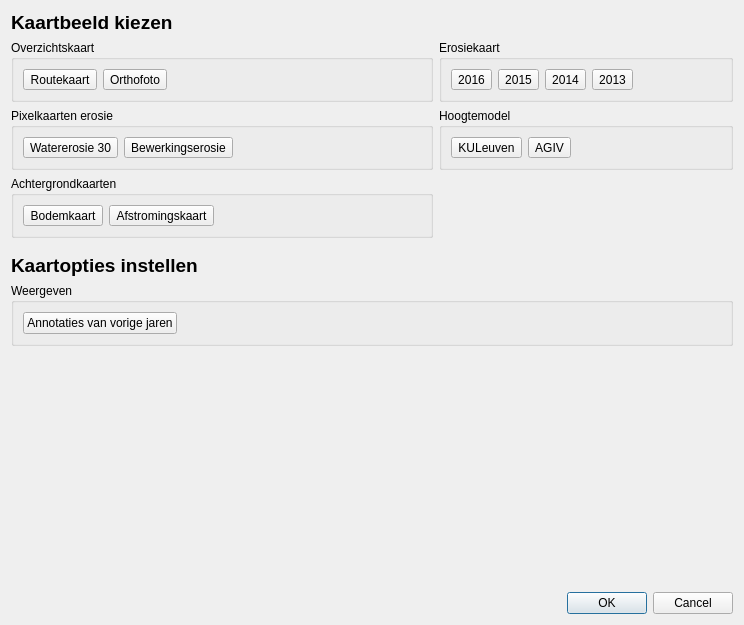
<?xml version="1.0" encoding="UTF-8"?>
<ui version="4.0">
 <class>MapSwitchDialog</class>
 <widget class="QDialog" name="MapSwitchDialog">
  <property name="geometry">
   <rect>
    <x>0</x>
    <y>0</y>
    <width>744</width>
    <height>625</height>
   </rect>
  </property>
  <property name="windowTitle">
   <string>Kies kaartbeeld</string>
  </property>
  <property name="modal">
   <bool>true</bool>
  </property>
  <layout class="QVBoxLayout" name="verticalLayout">
   <item>
    <widget class="QLabel" name="label">
     <property name="font">
      <font>
       <pointsize>14</pointsize>
       <weight>75</weight>
       <bold>true</bold>
      </font>
     </property>
     <property name="text">
      <string>Kaartbeeld kiezen</string>
     </property>
    </widget>
   </item>
   <item>
    <layout class="QGridLayout" name="gridLayout">
     <item row="0" column="0">
      <widget class="QGroupBox" name="groupBox">
       <property name="title">
        <string>Overzichtskaart</string>
       </property>
       <property name="flat">
        <bool>true</bool>
       </property>
       <layout class="QHBoxLayout" name="horizontalLayout">
        <item>
         <widget class="QToolButton" name="btn_routekaart">
          <property name="text">
           <string>Routekaart</string>
          </property>
          <property name="icon">
           <iconset resource="resources.qrc">
            <normaloff>:/icons/icons/map.png</normaloff>:/icons/icons/map.png</iconset>
          </property>
          <property name="iconSize">
           <size>
            <width>64</width>
            <height>64</height>
           </size>
          </property>
          <property name="toolButtonStyle">
           <enum>Qt::ToolButtonTextUnderIcon</enum>
          </property>
         </widget>
        </item>
        <item>
         <widget class="QToolButton" name="btn_orthofoto">
          <property name="text">
           <string>Orthofoto</string>
          </property>
          <property name="icon">
           <iconset resource="resources.qrc">
            <normaloff>:/icons/icons/map.png</normaloff>:/icons/icons/map.png</iconset>
          </property>
          <property name="iconSize">
           <size>
            <width>64</width>
            <height>64</height>
           </size>
          </property>
          <property name="toolButtonStyle">
           <enum>Qt::ToolButtonTextUnderIcon</enum>
          </property>
         </widget>
        </item>
        <item>
         <spacer name="horizontalSpacer">
          <property name="orientation">
           <enum>Qt::Horizontal</enum>
          </property>
          <property name="sizeHint" stdset="0">
           <size>
            <width>40</width>
            <height>20</height>
           </size>
          </property>
         </spacer>
        </item>
       </layout>
      </widget>
     </item>
     <item row="0" column="1">
      <widget class="QGroupBox" name="groupBox_2">
       <property name="title">
        <string>Erosiekaart</string>
       </property>
       <property name="flat">
        <bool>true</bool>
       </property>
       <layout class="QHBoxLayout" name="horizontalLayout_3">
        <item>
         <widget class="QToolButton" name="btn_erosie2016">
          <property name="text">
           <string>2016</string>
          </property>
          <property name="icon">
           <iconset resource="resources.qrc">
            <normaloff>:/icons/icons/map.png</normaloff>:/icons/icons/map.png</iconset>
          </property>
          <property name="iconSize">
           <size>
            <width>64</width>
            <height>64</height>
           </size>
          </property>
          <property name="toolButtonStyle">
           <enum>Qt::ToolButtonTextUnderIcon</enum>
          </property>
         </widget>
        </item>
        <item>
         <widget class="QToolButton" name="btn_erosie2015">
          <property name="text">
           <string>2015</string>
          </property>
          <property name="icon">
           <iconset resource="resources.qrc">
            <normaloff>:/icons/icons/map.png</normaloff>:/icons/icons/map.png</iconset>
          </property>
          <property name="iconSize">
           <size>
            <width>64</width>
            <height>64</height>
           </size>
          </property>
          <property name="toolButtonStyle">
           <enum>Qt::ToolButtonTextUnderIcon</enum>
          </property>
         </widget>
        </item>
        <item>
         <widget class="QToolButton" name="btn_erosie2014">
          <property name="text">
           <string>2014</string>
          </property>
          <property name="icon">
           <iconset resource="resources.qrc">
            <normaloff>:/icons/icons/map.png</normaloff>:/icons/icons/map.png</iconset>
          </property>
          <property name="iconSize">
           <size>
            <width>64</width>
            <height>64</height>
           </size>
          </property>
          <property name="toolButtonStyle">
           <enum>Qt::ToolButtonTextUnderIcon</enum>
          </property>
         </widget>
        </item>
        <item>
         <widget class="QToolButton" name="btn_erosie2013">
          <property name="text">
           <string>2013</string>
          </property>
          <property name="icon">
           <iconset resource="resources.qrc">
            <normaloff>:/icons/icons/map.png</normaloff>:/icons/icons/map.png</iconset>
          </property>
          <property name="iconSize">
           <size>
            <width>64</width>
            <height>64</height>
           </size>
          </property>
          <property name="toolButtonStyle">
           <enum>Qt::ToolButtonTextUnderIcon</enum>
          </property>
         </widget>
        </item>
        <item>
         <spacer name="horizontalSpacer_3">
          <property name="orientation">
           <enum>Qt::Horizontal</enum>
          </property>
          <property name="sizeHint" stdset="0">
           <size>
            <width>57</width>
            <height>20</height>
           </size>
          </property>
         </spacer>
        </item>
       </layout>
      </widget>
     </item>
     <item row="1" column="1">
      <widget class="QGroupBox" name="groupBox_4">
       <property name="title">
        <string>Hoogtemodel</string>
       </property>
       <property name="flat">
        <bool>true</bool>
       </property>
       <layout class="QHBoxLayout" name="horizontalLayout_4">
        <item>
         <widget class="QToolButton" name="btn_dem_kul">
          <property name="text">
           <string>KULeuven</string>
          </property>
          <property name="icon">
           <iconset resource="resources.qrc">
            <normaloff>:/icons/icons/map.png</normaloff>:/icons/icons/map.png</iconset>
          </property>
          <property name="iconSize">
           <size>
            <width>64</width>
            <height>64</height>
           </size>
          </property>
          <property name="toolButtonStyle">
           <enum>Qt::ToolButtonTextUnderIcon</enum>
          </property>
         </widget>
        </item>
        <item>
         <widget class="QToolButton" name="btn_dem_agiv">
          <property name="text">
           <string>AGIV</string>
          </property>
          <property name="icon">
           <iconset resource="resources.qrc">
            <normaloff>:/icons/icons/map.png</normaloff>:/icons/icons/map.png</iconset>
          </property>
          <property name="iconSize">
           <size>
            <width>64</width>
            <height>64</height>
           </size>
          </property>
          <property name="toolButtonStyle">
           <enum>Qt::ToolButtonTextUnderIcon</enum>
          </property>
         </widget>
        </item>
        <item>
         <spacer name="horizontalSpacer_4">
          <property name="orientation">
           <enum>Qt::Horizontal</enum>
          </property>
          <property name="sizeHint" stdset="0">
           <size>
            <width>323</width>
            <height>20</height>
           </size>
          </property>
         </spacer>
        </item>
       </layout>
      </widget>
     </item>
     <item row="1" column="0">
      <widget class="QGroupBox" name="groupBox_3">
       <property name="title">
        <string>Pixelkaarten erosie</string>
       </property>
       <property name="flat">
        <bool>true</bool>
       </property>
       <layout class="QHBoxLayout" name="horizontalLayout_2">
        <item>
         <widget class="QToolButton" name="btn_watererosie_30">
          <property name="text">
           <string>Watererosie 30</string>
          </property>
          <property name="icon">
           <iconset resource="resources.qrc">
            <normaloff>:/icons/icons/map.png</normaloff>:/icons/icons/map.png</iconset>
          </property>
          <property name="iconSize">
           <size>
            <width>64</width>
            <height>64</height>
           </size>
          </property>
          <property name="toolButtonStyle">
           <enum>Qt::ToolButtonTextUnderIcon</enum>
          </property>
         </widget>
        </item>
        <item>
         <widget class="QToolButton" name="btn_bewerkingserosie">
          <property name="text">
           <string>Bewerkingserosie</string>
          </property>
          <property name="icon">
           <iconset resource="resources.qrc">
            <normaloff>:/icons/icons/map.png</normaloff>:/icons/icons/map.png</iconset>
          </property>
          <property name="iconSize">
           <size>
            <width>64</width>
            <height>64</height>
           </size>
          </property>
          <property name="toolButtonStyle">
           <enum>Qt::ToolButtonTextUnderIcon</enum>
          </property>
         </widget>
        </item>
        <item>
         <spacer name="horizontalSpacer_2">
          <property name="orientation">
           <enum>Qt::Horizontal</enum>
          </property>
          <property name="sizeHint" stdset="0">
           <size>
            <width>2</width>
            <height>20</height>
           </size>
          </property>
         </spacer>
        </item>
       </layout>
      </widget>
     </item>
     <item row="2" column="0">
      <widget class="QGroupBox" name="groupBox_5">
       <property name="title">
        <string>Achtergrondkaarten</string>
       </property>
       <property name="flat">
        <bool>true</bool>
       </property>
       <layout class="QHBoxLayout" name="horizontalLayout_5">
        <item>
         <widget class="QToolButton" name="btn_bodemkaart">
          <property name="text">
           <string>Bodemkaart</string>
          </property>
          <property name="icon">
           <iconset resource="resources.qrc">
            <normaloff>:/icons/icons/map.png</normaloff>:/icons/icons/map.png</iconset>
          </property>
          <property name="iconSize">
           <size>
            <width>64</width>
            <height>64</height>
           </size>
          </property>
          <property name="toolButtonStyle">
           <enum>Qt::ToolButtonTextUnderIcon</enum>
          </property>
         </widget>
        </item>
        <item>
         <widget class="QToolButton" name="btn_afstromingskaart">
          <property name="text">
           <string>Afstromingskaart</string>
          </property>
          <property name="icon">
           <iconset resource="resources.qrc">
            <normaloff>:/icons/icons/map.png</normaloff>:/icons/icons/map.png</iconset>
          </property>
          <property name="iconSize">
           <size>
            <width>64</width>
            <height>64</height>
           </size>
          </property>
          <property name="toolButtonStyle">
           <enum>Qt::ToolButtonTextUnderIcon</enum>
          </property>
         </widget>
        </item>
        <item>
         <spacer name="horizontalSpacer_5">
          <property name="orientation">
           <enum>Qt::Horizontal</enum>
          </property>
          <property name="sizeHint" stdset="0">
           <size>
            <width>381</width>
            <height>20</height>
           </size>
          </property>
         </spacer>
        </item>
       </layout>
      </widget>
     </item>
    </layout>
   </item>
   <item>
    <spacer name="verticalSpacer_2">
     <property name="orientation">
      <enum>Qt::Vertical</enum>
     </property>
     <property name="sizeType">
      <enum>QSizePolicy::Fixed</enum>
     </property>
     <property name="sizeHint" stdset="0">
      <size>
       <width>20</width>
       <height>10</height>
      </size>
     </property>
    </spacer>
   </item>
   <item>
    <widget class="QLabel" name="label_2">
     <property name="font">
      <font>
       <pointsize>14</pointsize>
       <weight>75</weight>
       <bold>true</bold>
      </font>
     </property>
     <property name="text">
      <string>Kaartopties instellen</string>
     </property>
    </widget>
   </item>
   <item>
    <widget class="QGroupBox" name="groupBox_6">
     <property name="title">
      <string>Weergeven</string>
     </property>
     <property name="flat">
      <bool>true</bool>
     </property>
     <layout class="QVBoxLayout" name="verticalLayout_2">
      <item>
       <widget class="ValueBooleanButton" name="lbv_showOldAnnotations">
        <property name="sizePolicy">
         <sizepolicy hsizetype="Maximum" vsizetype="Fixed">
          <horstretch>0</horstretch>
          <verstretch>0</verstretch>
         </sizepolicy>
        </property>
        <property name="text">
         <string>Annotaties van vorige jaren</string>
        </property>
       </widget>
      </item>
     </layout>
    </widget>
   </item>
   <item>
    <spacer name="verticalSpacer">
     <property name="orientation">
      <enum>Qt::Vertical</enum>
     </property>
     <property name="sizeHint" stdset="0">
      <size>
       <width>20</width>
       <height>40</height>
      </size>
     </property>
    </spacer>
   </item>
   <item>
    <widget class="QDialogButtonBox" name="buttonBox">
     <property name="orientation">
      <enum>Qt::Horizontal</enum>
     </property>
     <property name="standardButtons">
      <set>QDialogButtonBox::Cancel|QDialogButtonBox::Ok</set>
     </property>
    </widget>
   </item>
  </layout>
 </widget>
 <customwidgets>
  <customwidget>
   <class>ValueBooleanButton</class>
   <extends>QPushButton</extends>
   <header>Erosiebezwaren/widgets/valueinput.h</header>
  </customwidget>
 </customwidgets>
 <resources>
  <include location="resources.qrc"/>
 </resources>
 <connections>
  <connection>
   <sender>buttonBox</sender>
   <signal>accepted()</signal>
   <receiver>MapSwitchDialog</receiver>
   <slot>accept()</slot>
   <hints>
    <hint type="sourcelabel">
     <x>248</x>
     <y>254</y>
    </hint>
    <hint type="destinationlabel">
     <x>157</x>
     <y>274</y>
    </hint>
   </hints>
  </connection>
  <connection>
   <sender>buttonBox</sender>
   <signal>rejected()</signal>
   <receiver>MapSwitchDialog</receiver>
   <slot>reject()</slot>
   <hints>
    <hint type="sourcelabel">
     <x>316</x>
     <y>260</y>
    </hint>
    <hint type="destinationlabel">
     <x>286</x>
     <y>274</y>
    </hint>
   </hints>
  </connection>
 </connections>
</ui>
